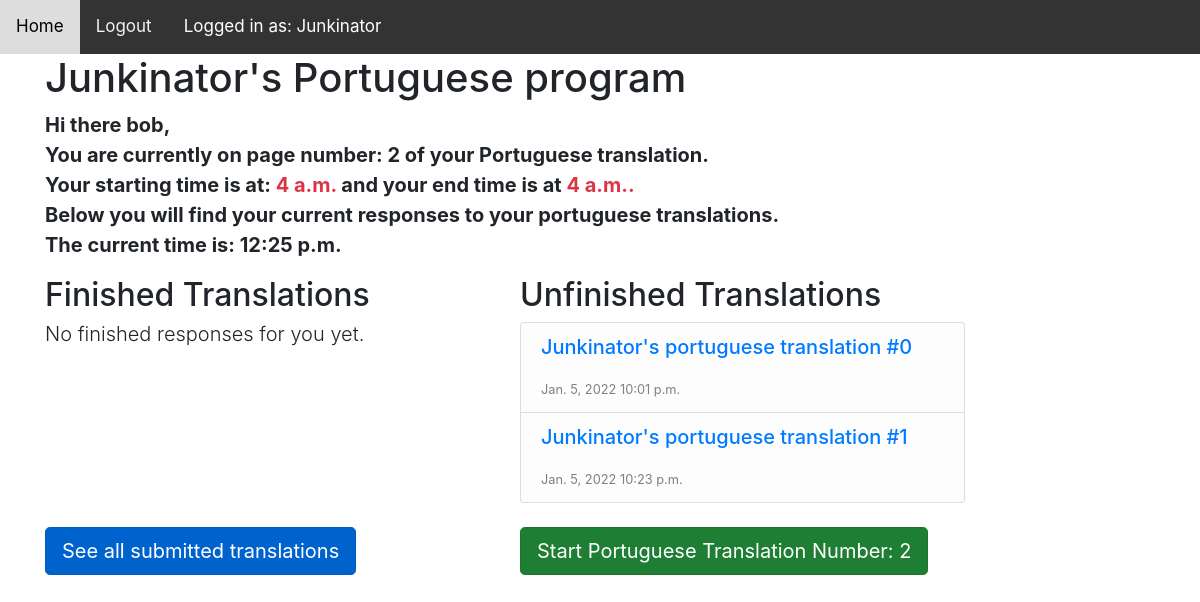
The app's page /retranslation/Junkinator/portuguese (signed in) with its own data.
### reTranslation/models.py (models this page shows, shortened)
class Program(models.Model):
    program_choices = (
        ('french','French'),
        ('spanish','Spanish'),
        ('portuguese', 'Portuguese'),
    )
    programName = models.CharField(max_length=40,
                                   choices=program_choices,
                                   default='spanish')
    programCount = models.IntegerField(default=0)
    member = models.ForeignKey(User, on_delete=models.CASCADE,
                               related_name='programs')
    firstname = models.CharField(max_length=40,null=False,default="")
    lastname = models.CharField(max_length=40, null=False,default="")
    created = models.DateTimeField(auto_now_add=True)
    startTime = models.TimeField(default=timezone.now)
    endTime = models.TimeField(default=timezone.now)
    active = models.BooleanField(default=False)
    served = models.BooleanField(default=False)
    totalCount = models.IntegerField(default=0)
    totalComplete = models.IntegerField(default=0)
    photo = models.ImageField(upload_to='programs/', blank=True)
    def get_next_payload_url(self):
        return reverse('retranslation:response_detail',args=[
            self.member.username,
            self.programName,
            self.programCount
        ])

class Reponse(models.Model):
    program = models.ForeignKey(Program,
                                on_delete=models.CASCADE,
                                related_name='reponses')
    payload = models.ForeignKey(Payload,
                                on_delete=models.PROTECT,
                                related_name='reponses')
    textresponse = models.TextField(max_length=100000,
                                    default=None,verbose_name="Your Translation")
    finished = models.BooleanField(default=False)
    created = models.DateTimeField(default=timezone.now)
    class Meta:
        ordering = ['payload__payloadnumber',]
    def get_absolute_url(self):
        return reverse('retranslation:response_detail', args=[
            self.program.member.username,
            self.program.programName,
            self.payload.payloadnumber
        ])
    def __str__(self):
        return self.program.member.username + "'s " + \
            self.program.programName + " translation #" +\
            str(self.payload.payloadnumber)

class Payload(models.Model):
    program_choices = (
        ('french','French'),
        ('spanish','Spanish'),
        ('portuguese','Portuguese'),
        ('none','None'),
    )
    payloadnumber = models.IntegerField()
    content = models.TextField(default=None)
    programName = models.CharField(max_length=40,
                                   choices=program_choices,
                                   default='none')
    class Meta:
        ordering = ['programName','payloadnumber']

### reTranslation/views.py (the view)
# urls.py: path('<slug:user>/<slug:programname>',views.program_detail,
@login_required
def program_detail(request, user, programname):
    if user != request.user.username:
        return redirect('retranslation:list_programs')
    program = get_object_or_404(Program,
                                member__username=user,
                                programName=programname)
    reponses = Reponse.objects.filter(program__member__username=user,
                                      program__programName=programname,
                                      finished=True)
    if reponses.count() >= 6:
        scrollAble= "pre-scrollable"
    else:
        scrollAble = ""
    unFinished = Reponse.objects.filter(program__member__username=user,
                                        program__programName=programname,
                                        finished=False)
    if unFinished.count() >= 6:
        finishScroll = "pre-scrollable"
    else:
        finishScroll = ""
    myTime = timezone.now()
    return render(request,
                  'reTranslation/detail.html',
                  {'program':program,
                   'reponses':reponses,
                   'unfinished':unFinished,
                   'scroll':scrollAble,
                   'finishscroll':finishScroll,
                   'currenttime':myTime})

### reTranslation/templates/reTranslation/detail.html (shortened to what this page needs)
{% extends "reTranslation/base.html" %}
{% block dynamicNav %}
    <a href="{% url 'retranslation:list_programs' %}">Home</a>
    {% if request.user.is_authenticated %}
        <a href="{% url 'retranslation:logout' %}">Logout</a>
        <a class="text-white">Logged in as: {{ request.user.username|capfirst }}</a>
    {% endif %}
{% endblock %}
{% block content %}
    <div class="container">
        <div class="row">
            <div class="col-10">
                <h1>{{ program.member|capfirst }}'s {{ program.programName|capfirst }} program </h1>
                <p class="lead text-body font-weight-bold">Hi there {{ program.firstname }}, <br>
                    You are currently on page number: {{ program.programCount }} of
                    your {{ program.programName|capfirst }}
                    translation. <br>
                    Your starting time is at: <span class="text-danger">{{ program.startTime|time }}</span> and your end
                    time is at
                    <span class="text-danger">{{ program.endTime|time }}.</span><br>
                    Below you will find your current responses to your {{ program.programName }} translations.<br>
                    The current time is: {{ currenttime|time }} <br>
                </p>
            </div>
        </div>
        <div class="row">
            <div class="col-5">
                <h2>Finished Translations</h2>
                <div class="list-group {{ scroll }}">
                    {% if reponses %}
                        {% for response in reponses %}
                            <li class="list-group-item list-group-item-light">
                                <a class="h5" href="{{ response.get_absolute_url }}">
                                    {{ response | linebreaks }}
                                </a>
                                <small>{{ response.created|date }} {{ response.created|time }}</small>
                            </li>
                        {% endfor %}
                    {% else %}
                        <h6 class="lead">
                            No finished responses for you yet.
                        </h6>
                    {% endif %}
                </div>
            </div>
            <div class="col-5">
                <h2>Unfinished Translations</h2>
                <div class="list-group {{ finishscroll }}">
                    {% if unfinished %}
                        {% for response in unfinished %}
                            <li class="list-group-item list-group-item-light">
                                <a class="h5" href="{{ response.get_absolute_url }}">
                                    {{ response | linebreaks }}
                                </a>
                                <small>{{ response.created|date }} {{ response.created|time }}</small>
                            </li>
                        {% endfor %}
                    {% else %}
                        <h6 class="lead">
                            No working responses for you yet.
                        </h6>
                    {% endif %}
                </div>
            </div>
        </div>
        <br>
        <div class="row ">
            <div class="col-5">
                <a class="btn btn-primary btn-lg active"
                   role="button"
                   aria-pressed="true"
                   href="{% url 'retranslation:response_storage' user=program.member.username programname=program.programName %}">
                    See all submitted translations
                </a>
            </div>
            <div class="col-5">
                    <a class="btn btn-success btn-lg active"
                   role="button"
                   aria-pressed="true"
                       id="flashing_button"
                   href="{{ program.get_next_payload_url }}">Start {{ program.programName|capfirst }} Translation
                    Number: {{ program.programCount }}</a>
                <br>
            </div>
        </div>
    </div>
{% endblock %}

### reTranslation/static/translation.css (style rules this page uses)
.topnav a { float: left; color: #f2f2f2; text-align: center; padding: 14px 16px; text-decoration: none; font-size: 17px; }

### records on screen
Program: member "Junkinator", programName "Portuguese", firstname "bob", programCount "2", startTime "4 a.m.", endTime "4 a.m.", programName "portuguese"
Reponse: program+payload "Junkinator's portuguese translation #0", created "Jan. 5, 2022", created "10:01 p.m."
Reponse: program+payload "Junkinator's portuguese translation #1", created "Jan. 5, 2022", created "10:23 p.m."

### other values on screen
{{ request.user.username|capfirst }} "Junkinator"
